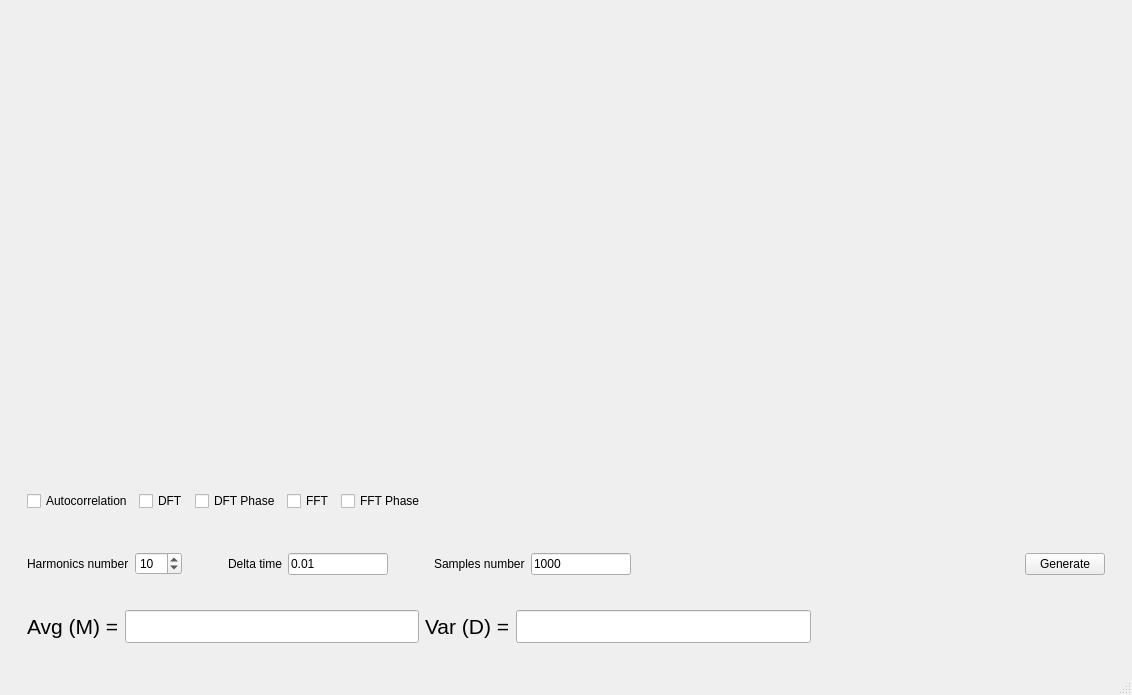
<?xml version="1.0" encoding="UTF-8"?>
<ui version="4.0">
 <class>MainWindow</class>
 <widget class="QMainWindow" name="MainWindow">
  <property name="geometry">
   <rect>
    <x>0</x>
    <y>0</y>
    <width>1132</width>
    <height>695</height>
   </rect>
  </property>
  <property name="windowTitle">
   <string>MainWindow</string>
  </property>
  <widget class="QWidget" name="centralwidget">
   <layout class="QVBoxLayout" name="verticalLayout">
    <item>
     <widget class="QWidget" name="DrawContainerWidget" native="true"/>
    </item>
    <item>
     <widget class="QWidget" name="widget_2" native="true">
      <property name="sizePolicy">
       <sizepolicy hsizetype="Preferred" vsizetype="Expanding">
        <horstretch>0</horstretch>
        <verstretch>0</verstretch>
       </sizepolicy>
      </property>
      <property name="maximumSize">
       <size>
        <width>16777215</width>
        <height>200</height>
       </size>
      </property>
      <layout class="QVBoxLayout" name="verticalLayout_2">
       <item>
        <widget class="QWidget" name="widget_4" native="true">
         <layout class="QHBoxLayout" name="horizontalLayout_3">
          <item>
           <widget class="QCheckBox" name="AutocorrelationCheckbox">
            <property name="text">
             <string>Autocorrelation</string>
            </property>
           </widget>
          </item>
          <item>
           <widget class="QCheckBox" name="DFTCheckbox">
            <property name="text">
             <string>DFT</string>
            </property>
           </widget>
          </item>
          <item>
           <widget class="QCheckBox" name="DFTPhaseCheckbox">
            <property name="text">
             <string>DFT Phase</string>
            </property>
           </widget>
          </item>
          <item>
           <widget class="QCheckBox" name="FFTCheckbox">
            <property name="text">
             <string>FFT</string>
            </property>
           </widget>
          </item>
          <item>
           <widget class="QCheckBox" name="FFTPhaseCheckbox">
            <property name="text">
             <string>FFT Phase</string>
            </property>
           </widget>
          </item>
          <item>
           <spacer name="horizontalSpacer_5">
            <property name="orientation">
             <enum>Qt::Horizontal</enum>
            </property>
            <property name="sizeHint" stdset="0">
             <size>
              <width>647</width>
              <height>20</height>
             </size>
            </property>
           </spacer>
          </item>
         </layout>
        </widget>
       </item>
       <item>
        <widget class="QWidget" name="widget" native="true">
         <layout class="QHBoxLayout" name="horizontalLayout">
          <item>
           <widget class="QLabel" name="label">
            <property name="sizePolicy">
             <sizepolicy hsizetype="Maximum" vsizetype="Preferred">
              <horstretch>0</horstretch>
              <verstretch>0</verstretch>
             </sizepolicy>
            </property>
            <property name="text">
             <string>Harmonics number</string>
            </property>
           </widget>
          </item>
          <item>
           <widget class="QSpinBox" name="harmonicsNumberSpinBox">
            <property name="maximumSize">
             <size>
              <width>100</width>
              <height>16777215</height>
             </size>
            </property>
            <property name="minimum">
             <number>1</number>
            </property>
            <property name="maximum">
             <number>100</number>
            </property>
            <property name="value">
             <number>10</number>
            </property>
           </widget>
          </item>
          <item>
           <spacer name="horizontalSpacer">
            <property name="orientation">
             <enum>Qt::Horizontal</enum>
            </property>
            <property name="sizeType">
             <enum>QSizePolicy::Fixed</enum>
            </property>
            <property name="sizeHint" stdset="0">
             <size>
              <width>40</width>
              <height>20</height>
             </size>
            </property>
           </spacer>
          </item>
          <item>
           <widget class="QLabel" name="label_2">
            <property name="sizePolicy">
             <sizepolicy hsizetype="Maximum" vsizetype="Preferred">
              <horstretch>0</horstretch>
              <verstretch>0</verstretch>
             </sizepolicy>
            </property>
            <property name="text">
             <string>Delta time</string>
            </property>
           </widget>
          </item>
          <item>
           <widget class="QLineEdit" name="deltaTimeEdit">
            <property name="maximumSize">
             <size>
              <width>100</width>
              <height>16777215</height>
             </size>
            </property>
            <property name="text">
             <string>0.01</string>
            </property>
           </widget>
          </item>
          <item>
           <spacer name="horizontalSpacer_2">
            <property name="orientation">
             <enum>Qt::Horizontal</enum>
            </property>
            <property name="sizeType">
             <enum>QSizePolicy::Minimum</enum>
            </property>
            <property name="sizeHint" stdset="0">
             <size>
              <width>40</width>
              <height>20</height>
             </size>
            </property>
           </spacer>
          </item>
          <item>
           <widget class="QLabel" name="label_3">
            <property name="sizePolicy">
             <sizepolicy hsizetype="Maximum" vsizetype="Preferred">
              <horstretch>0</horstretch>
              <verstretch>0</verstretch>
             </sizepolicy>
            </property>
            <property name="text">
             <string>Samples number</string>
            </property>
           </widget>
          </item>
          <item>
           <widget class="QLineEdit" name="samplesNumberEdit">
            <property name="maximumSize">
             <size>
              <width>100</width>
              <height>16777215</height>
             </size>
            </property>
            <property name="text">
             <string>1000</string>
            </property>
           </widget>
          </item>
          <item>
           <spacer name="horizontalSpacer_3">
            <property name="orientation">
             <enum>Qt::Horizontal</enum>
            </property>
            <property name="sizeType">
             <enum>QSizePolicy::Expanding</enum>
            </property>
            <property name="sizeHint" stdset="0">
             <size>
              <width>40</width>
              <height>20</height>
             </size>
            </property>
           </spacer>
          </item>
          <item>
           <widget class="QPushButton" name="generateButton">
            <property name="text">
             <string>Generate</string>
            </property>
           </widget>
          </item>
         </layout>
        </widget>
       </item>
       <item>
        <widget class="QWidget" name="widget_3" native="true">
         <layout class="QHBoxLayout" name="horizontalLayout_2">
          <item>
           <widget class="QLabel" name="label_4">
            <property name="font">
             <font>
              <pointsize>16</pointsize>
             </font>
            </property>
            <property name="text">
             <string>Avg (M) =</string>
            </property>
           </widget>
          </item>
          <item>
           <widget class="QLineEdit" name="avgEdit">
            <property name="font">
             <font>
              <pointsize>16</pointsize>
             </font>
            </property>
            <property name="readOnly">
             <bool>true</bool>
            </property>
           </widget>
          </item>
          <item>
           <widget class="QLabel" name="label_5">
            <property name="font">
             <font>
              <pointsize>16</pointsize>
             </font>
            </property>
            <property name="text">
             <string>Var (D) =</string>
            </property>
           </widget>
          </item>
          <item>
           <widget class="QLineEdit" name="varEdit">
            <property name="font">
             <font>
              <pointsize>16</pointsize>
             </font>
            </property>
            <property name="readOnly">
             <bool>true</bool>
            </property>
           </widget>
          </item>
          <item>
           <spacer name="horizontalSpacer_4">
            <property name="orientation">
             <enum>Qt::Horizontal</enum>
            </property>
            <property name="sizeHint" stdset="0">
             <size>
              <width>40</width>
              <height>20</height>
             </size>
            </property>
           </spacer>
          </item>
         </layout>
        </widget>
       </item>
      </layout>
     </widget>
    </item>
   </layout>
  </widget>
  <widget class="QMenuBar" name="menubar">
   <property name="geometry">
    <rect>
     <x>0</x>
     <y>0</y>
     <width>1132</width>
     <height>25</height>
    </rect>
   </property>
  </widget>
  <widget class="QStatusBar" name="statusbar"/>
 </widget>
 <resources/>
 <connections/>
</ui>
